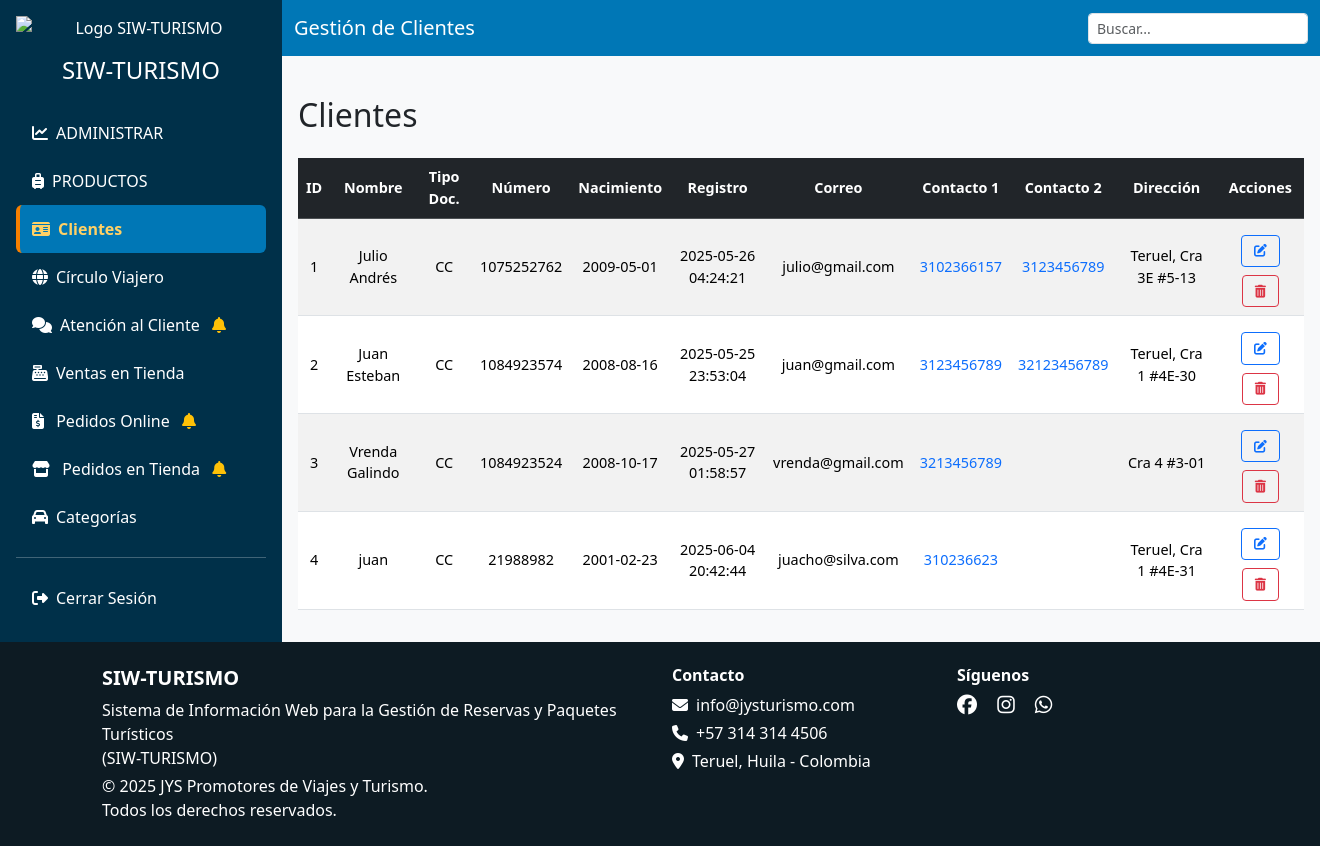
Before: /vista/admin/clientes.php (signed in) with the older database file.
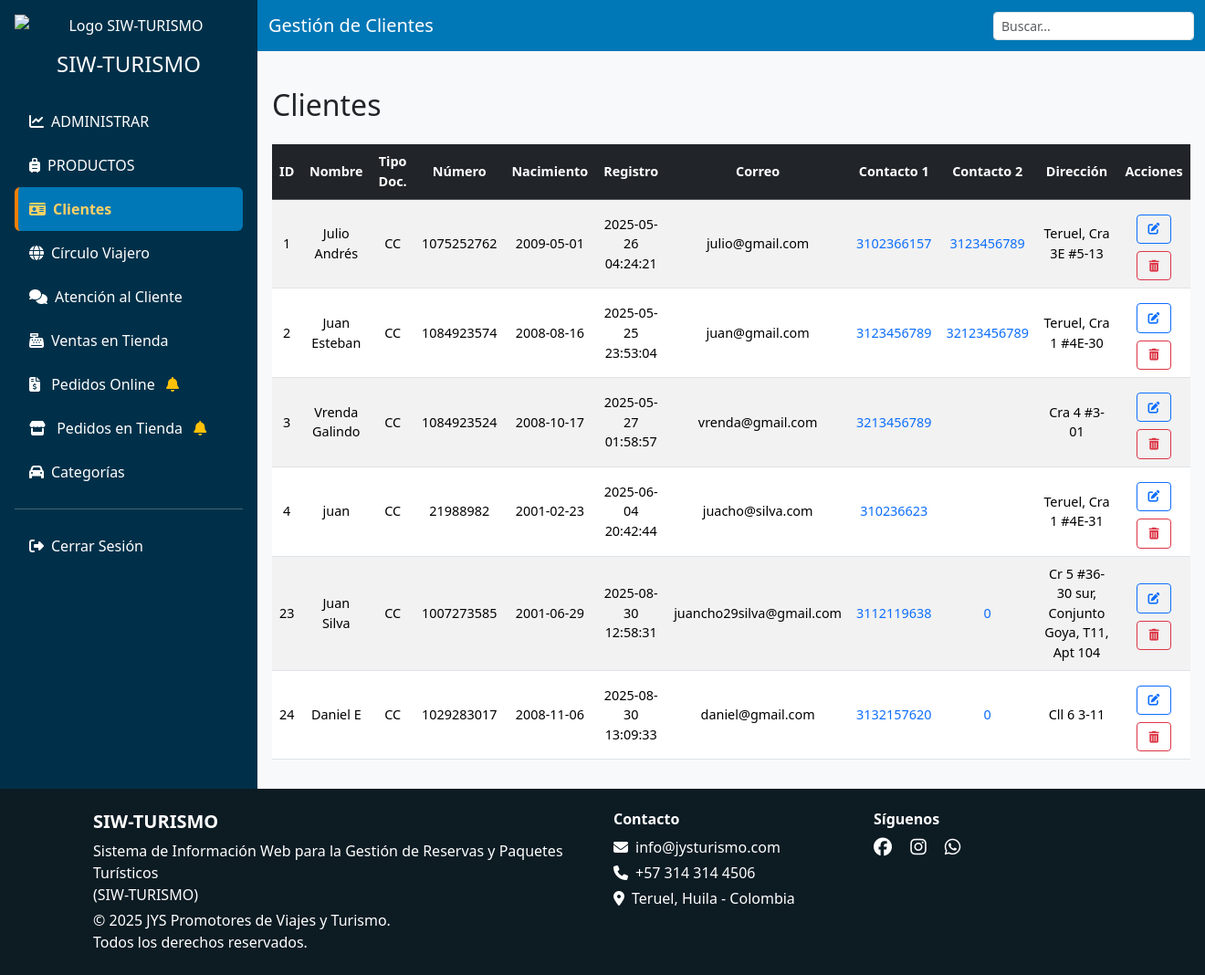
After: the same page with the newer database file.
### tables this page shows
CREATE TABLE `clientes` (
  `id` int(11) NOT NULL,
  `nombre` text NOT NULL,
  `tipo_documento` enum('CC','TI','RC','PASAPORTE','CE') DEFAULT NULL,
  `numero_documento` int(11) DEFAULT NULL,
  `fecha_registro` timestamp NULL DEFAULT NULL,
  `fecha_nacimiento` date DEFAULT NULL,
  `correo` varchar(150) NOT NULL,
  `contacto_1` varchar(15) DEFAULT NULL,
  `contacto_2` varchar(15) DEFAULT NULL,
  `clave` varchar(100) NOT NULL,
  `direccion` text DEFAULT NULL
);

### modelo/obtenerEstados.php (called while the page is built, shortened)
<?php
function hayAtenciones($conn)
{
    $sql = "SELECT 1 FROM atencion_clientes WHERE estado = ? LIMIT 1";
    $stmt = $conn->prepare($sql);
    if ($stmt) {
        $estado = "PE";
        $stmt->bind_param("s", $estado);
        $stmt->execute();
        $stmt->store_result();
        $hay = ($stmt->num_rows > 0);
        return $hay;
    }
    return false;
}
?>

### modelo/clientes_m.php (called while the page is built, shortened)
<?php
function obtenerClientes($conn) {
    $result = mysqli_query($conn, "SELECT * FROM clientes");
    return mysqli_fetch_all($result, MYSQLI_ASSOC);
}
?>

### vista/admin/clientes.php (the view, shortened to what the changed rows need)
<?php include('header.php'); ?>
<body>
  <?php
  include '../../conexion.php';
  include '../../modelo/clientes_m.php';
  $clientes = obtenerClientes($conn);
  ?>
  <div class="d-flex flex-column flex-lg-row">
    <?php include('sidebar.php'); ?>
    <div class="flex-grow-1">
      <div class="main-content">
        <div class="d-flex flex-column flex-md-row justify-content-between align-items-center mb-4">
          <h2 class="mb-3 mb-md-0 mt-4">Clientes</h2>
        </div>
        <div class="table-container">
          <table class="table table-striped table-hover align-middle">
            <thead class="table-dark text-center">
              <tr>
                <th>ID</th>
                <th>Nombre</th>
                <th>Tipo Doc.</th>
                <th>Número</th>
                <th>Nacimiento</th>
                <th>Registro</th>
                <th>Correo</th>
                <th>Contacto 1</th>
                <th>Contacto 2</th>
                <th>Dirección</th>
                <th>Acciones</th>
              </tr>
            </thead>
            <tbody>
              <?php foreach ($clientes as $cliente): ?>
                <tr>
                  <td><?= $cliente['id'] ?></td>
                  <td><?= $cliente['nombre'] ?></td>
                  <td><?= $cliente['tipo_documento'] ?></td>
                  <td><?= $cliente['numero_documento'] ?></td>
                  <td><?= $cliente['fecha_nacimiento'] ?></td>
                  <td><?= $cliente['fecha_registro'] ?></td>
                  <td><?= $cliente['correo'] ?></td>
                  <td>
                    <a href="https://wa.me/57<?= preg_replace('/\D/', '', $cliente['contacto_1']) ?>" target="_blank">
                      <?= $cliente['contacto_1'] ?>
                    </a>
                  </td>
                  <td>
                    <a href="https://wa.me/57<?= preg_replace('/\D/', '', $cliente['contacto_2']) ?>" target="_blank">
                      <?= $cliente['contacto_2'] ?>
                    </a>
                  </td>
                  <td><?= $cliente['direccion'] ?></td>
                  <td>
                    <button class="btn btn-sm btn-outline-primary m-2" data-bs-toggle="modal"
                      data-bs-target="#modalEditar<?= $cliente['id'] ?>">
                      <i class="fas fa-edit"></i>
                    </button>
                    <button class="btn btn-sm btn-outline-danger"
                      onclick="eliminar(event, <?= $cliente['id'] ?>)">
                      <i class="fas fa-trash-alt"></i>
                    </button>
                  </td>
                </tr>
              <?php endforeach; ?>
            </tbody>
          </table>
        </div>
      </div>
    </div>
  </div>
</body>
</html>

### vista/admin/sidebar.php (shortened to what the changed rows need)
<?php
include '../../conexion.php';
include '../../modelo/obtenerEstados.php';
$CampanaAtencion = hayAtenciones($conn);
?>
    <div class="sidebar p-3 text-center d-flex flex-column flex-shrink-0 text-white overflow-auto">
        <nav style="min-width: 250px;">
            <ul class="nav nav-pills flex-column text-start">
                <?php if ($_SESSION['rol'] == 'ADMIN' || $_SESSION['rol'] == 'ATENCION_CLIENTE'): ?>
                    <li class="nav-item">
                        <a href="atencion_cliente.php" class="nav-link i-atencion_cliente text-white">
                            <i class="fas fa-comments me-2"></i>Atención al Cliente
                            <?php if ($CampanaAtencion): ?>
                                <i class="fas fa-bell text-warning ms-2"></i>
                            <?php endif; ?>
                        </a>
                    </li>
                <?php endif; ?>
            </ul>
        </nav>
    </div>

Changed rows visible on the page:
added clientes: id "23", nombre "Juan Silva", tipo_documento "CC", numero_documento "1007273585", fecha_nacimiento "2001-06-29", fecha_registro "2025-08-30 12:58:31", correo "juancho29silva@gmail.com", contacto_1 "3112119638", contacto_2 "0", direccion "Cr 5 #36-30 sur, Conjunto Goya, T11, Apt 104"
added clientes: id "24", nombre "Daniel E", tipo_documento "CC", numero_documento "1029283017", fecha_nacimiento "2008-11-06", fecha_registro "2025-08-30 13:09:33", correo "daniel@gmail.com", contacto_1 "3132157620", contacto_2 "0", direccion "Cll 6 3-11"
